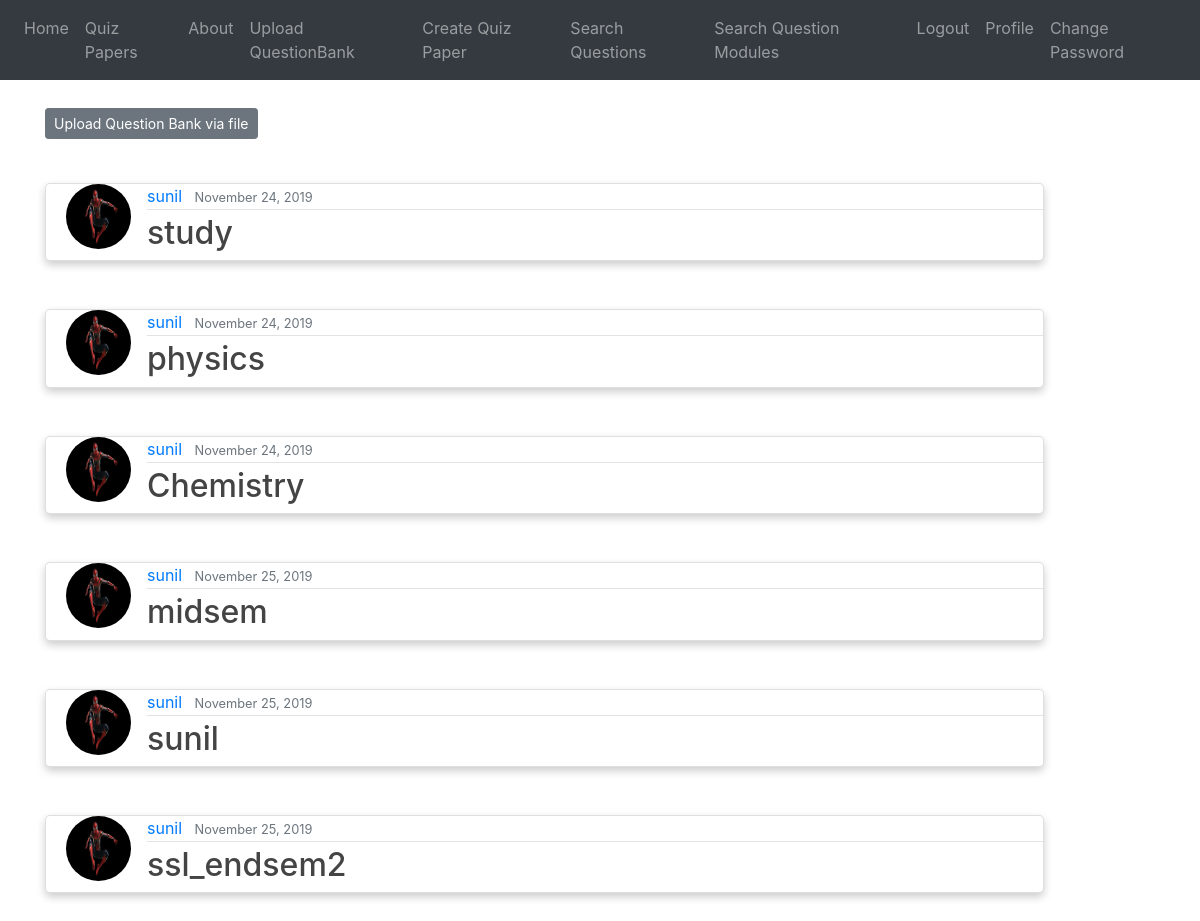
The app's page / (signed in), older data.
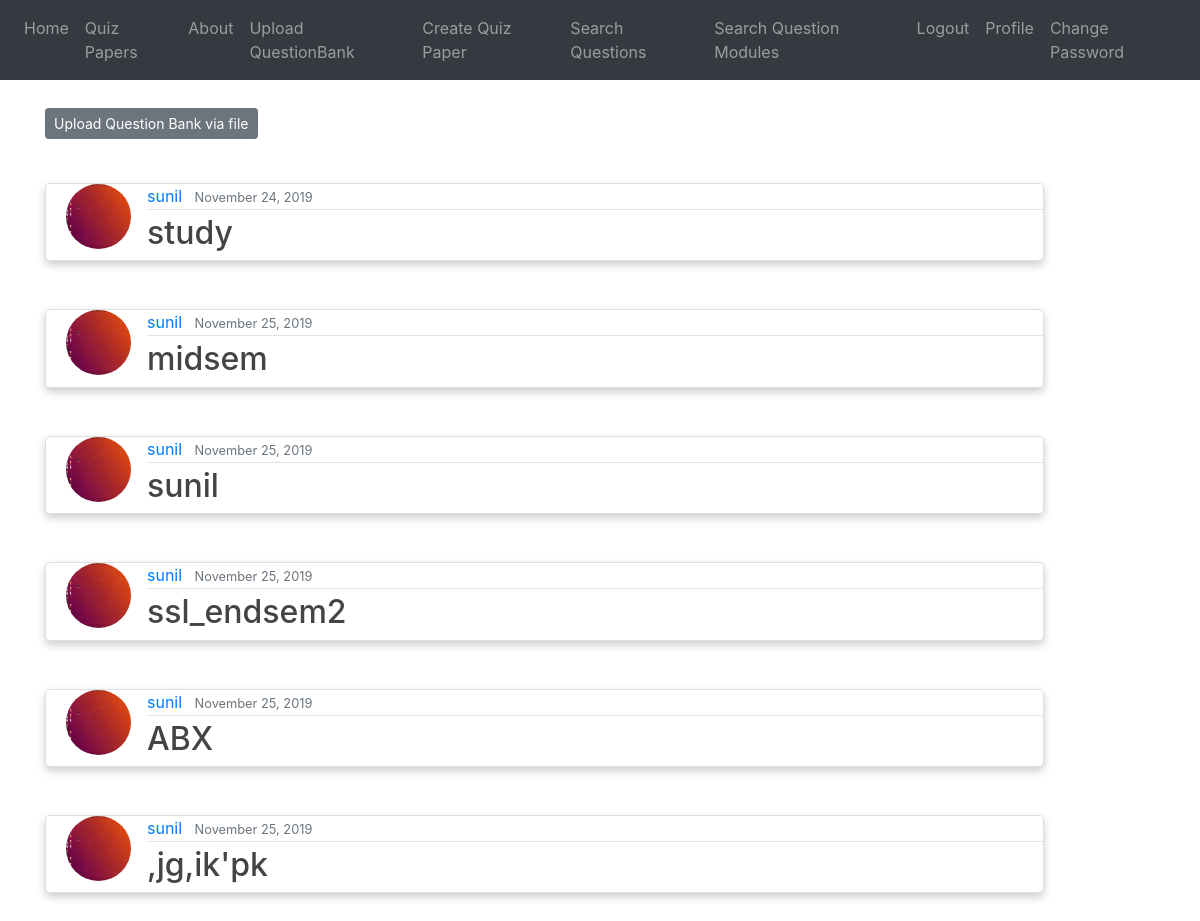
The same page, newer data.
### blog/models.py (models this page shows, shortened)
class QuestionBank(models.Model):
    title = models.CharField(max_length=1000)
    author = models.ForeignKey(User, on_delete=models.CASCADE)
    date_posted = models.DateTimeField(default=timezone.now)

### users/models.py (models this page shows, shortened)
class Profile(models.Model):
    user = models.OneToOneField(User, on_delete=models.CASCADE)
    image = models.ImageField(default='default.jpg', upload_to='profile_pics',
                              validators=[FileExtensionValidator(allowed_extensions=['jpg', 'png'])])

### blog/views.py (the view)
# urls.py: path('', QuestionListView.as_view(), name='blog-home'),
class QuestionListView(ListView):
    model = QuestionBank
    template_name = 'blog/home.html' #<app>/<model>_<ListView>.html
    context_object_name = 'questionBanks'
    ordering = ['date_posted']
    def get_context_data(self, **kwargs):
        context = super().get_context_data(**kwargs)
        context['title'] = "Home"
        return context

### blog/templates/blog/home.html
{% extends "blog/base.html" %}
{% block content %}
<br>
        <div class="form-group">
             <a class="btn btn-secondary btn-sm mt-1 mb-1" href="{% url 'qb-upload' %}">Upload Question Bank via file</a>
        </div>
<br>
    {% for post in questionBanks %}
        {% if post.author == user %}
        <div class="card">
        <article class="media content-section">
          <img class="rounded-circle article-img" width="10%" height="10%" src="{{ post.author.profile.image.url }}">
          <div class="media-body">
            <div class="article-metadata">
              <a class="mr-2" href="#">{{ post.author }}</a>
              <small class="text-muted">{{ post.date_posted|date:"F d, Y" }}</small>
            </div>
            <h2><a class="article-title" href="{% url 'bank-detail' post.id %}">{{ post.title }}</a></h2>
          </div>
        </article>
        </div><br><br>
        {% endif %}
    {% endfor %}
{% endblock content %}

### blog/templates/blog/base.html (shortened to what this page needs)
{% load static %}
<!DOCTYPE html>
<html lang="en">
<head>
    <link rel="stylesheet" href="https://stackpath.bootstrapcdn.com/bootstrap/4.3.1/css/bootstrap.min.css">
</head>
<body>
    <nav class="navbar navbar-expand-sm bg-dark navbar-dark">
  <ul class="navbar-nav">
    <li class="nav-item">
      <a class="nav-link" href="{% url 'blog-home' %}">Home</a>
    </li>
      <li class="nav-item">
          <a class="nav-link" href="{% url 'quiz-papers' %}">Quiz Papers</a>
      </li>
    <li class="nav-item">
      <a class="nav-link" href="{% url 'blog-about' %}">About</a>
    </li>
      <li class="nav-item">
                <a class="nav-link" href="{% url 'bank-create'%}">Upload QuestionBank</a>
            </li>
          <li class="nav-item">
                <a class="nav-link" href="{% url 'quiz-create'%}">Create Quiz Paper</a>
            </li>
      <li class="nav-item">
                <a class="nav-link" href="{% url 'question-search'%}">Search Questions</a>
            </li>
      <li class="nav-item">
                <a class="nav-link" href="{% url 'module-search'%}">Search Question Modules</a>
            </li>
      <div class="navbar-nav">
          {% if user.is_authenticated %}
            <li class="nav-item">
                <a class="nav-link" href="{% url 'logout'%}">Logout</a>
            </li>
          <li class="nav-item">
                <a class="nav-link" href="{% url 'profile'%}">Profile</a>
            </li>
          <li class="nav-item">
                <a class="nav-link" href="{% url 'change_password'%}">Change Password</a>
            </li>
          {% endif%}
      </div>
  </ul>
</nav>
    <div class="container">
        {% block content %} {% endblock content %}
    </div>
</body>
</html>

### blog/templates/blog/base.html (style rules this page uses)
.article-title { color: #444444; }
.article-img { height: 65px; width: 65px; margin-right: 16px; }
.article-metadata { padding-bottom: 1px; margin-bottom: 4px; border-bottom: 1px solid #e3e3e3 }
.card { box-shadow: 0 4px 8px 0 rgba(0,0,0,0.2); transition: 0.3s; width: 90%; border-radius: 5px; padding-left : 20px; }

Row changes from the older to the newer data that the page shows:
removed QuestionBank: author.profile.image (picture), author "sunil", date_posted "November 24, 2019", title "physics"
removed QuestionBank: author.profile.image (picture), author "sunil", date_posted "November 24, 2019", title "Chemistry"
changed through a linked row, QuestionBank "study": author.profile.image: a different picture
changed through a linked row, QuestionBank "midsem": author.profile.image: a different picture
changed through a linked row, QuestionBank (number 3 of 6 on the later page): author.profile.image: a different picture
changed through a linked row, QuestionBank "ssl_endsem2": author.profile.image: a different picture
added QuestionBank: author.profile.image (picture), author "sunil", date_posted "November 25, 2019", title "ABX"
added QuestionBank: author.profile.image (picture), author "sunil", date_posted "November 25, 2019", title ",jg,ik'pk"
